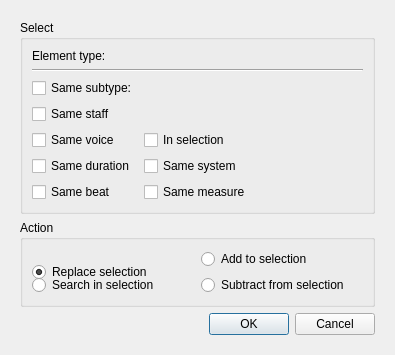
<?xml version="1.0" encoding="UTF-8"?>
<ui version="4.0">
 <class>SelectDialog</class>
 <widget class="QDialog" name="SelectDialog">
  <property name="geometry">
   <rect>
    <x>0</x>
    <y>0</y>
    <width>395</width>
    <height>346</height>
   </rect>
  </property>
  <property name="windowTitle">
   <string>Select</string>
  </property>
  <layout class="QHBoxLayout" name="horizontalLayout">
   <item>
    <layout class="QVBoxLayout" name="verticalLayout">
     <property name="leftMargin">
      <number>9</number>
     </property>
     <property name="topMargin">
      <number>9</number>
     </property>
     <property name="rightMargin">
      <number>9</number>
     </property>
     <property name="bottomMargin">
      <number>9</number>
     </property>
     <item>
      <widget class="QGroupBox" name="select">
       <property name="title">
        <string>Select</string>
       </property>
       <layout class="QGridLayout" name="gridLayout_2">
        <item row="2" column="0">
         <widget class="QCheckBox" name="sameSubtype">
          <property name="text">
           <string>Same subtype:</string>
          </property>
         </widget>
        </item>
        <item row="0" column="1" colspan="2">
         <widget class="QLabel" name="type">
          <property name="focusPolicy">
           <enum>Qt::StrongFocus</enum>
          </property>
         </widget>
        </item>
        <item row="1" column="0" colspan="3">
         <widget class="Line" name="line">
          <property name="orientation">
           <enum>Qt::Horizontal</enum>
          </property>
         </widget>
        </item>
        <item row="3" column="0">
         <widget class="QCheckBox" name="sameStaff">
          <property name="text">
           <string>Same staff</string>
          </property>
         </widget>
        </item>
        <item row="4" column="0">
         <widget class="QCheckBox" name="sameVoice">
          <property name="text">
           <string>Same voice</string>
          </property>
         </widget>
        </item>
        <item row="5" column="0">
         <widget class="QCheckBox" name="sameDuration">
          <property name="text">
           <string>Same duration</string>
          </property>
         </widget>
        </item>
        <item row="2" column="1" colspan="2">
         <widget class="QLabel" name="subtype">
          <property name="focusPolicy">
           <enum>Qt::StrongFocus</enum>
          </property>
         </widget>
        </item>
        <item row="0" column="0">
         <widget class="QLabel" name="label">
          <property name="text">
           <string>Element type:</string>
          </property>
          <property name="buddy">
           <cstring>type</cstring>
          </property>
         </widget>
        </item>
        <item row="6" column="0">
         <widget class="QCheckBox" name="sameBeat">
          <property name="text">
           <string>Same beat</string>
          </property>
         </widget>
        </item>
        <item row="6" column="1">
         <widget class="QCheckBox" name="sameMeasure">
          <property name="text">
           <string>Same measure</string>
          </property>
         </widget>
        </item>
        <item row="5" column="1">
         <widget class="QCheckBox" name="sameSystem">
          <property name="text">
           <string>Same system</string>
          </property>
         </widget>
        </item>
        <item row="4" column="1">
         <widget class="QCheckBox" name="inSelection">
          <property name="text">
           <string>In selection</string>
          </property>
         </widget>
        </item>
       </layout>
      </widget>
     </item>
     <item>
      <widget class="QGroupBox" name="action">
       <property name="title">
        <string>Action</string>
       </property>
       <layout class="QGridLayout" name="gridLayout">
        <item row="0" column="0" rowspan="2">
         <widget class="QRadioButton" name="replace">
          <property name="text">
           <string>Replace selection</string>
          </property>
          <property name="checked">
           <bool>true</bool>
          </property>
         </widget>
        </item>
        <item row="0" column="1">
         <widget class="QRadioButton" name="add">
          <property name="text">
           <string>Add to selection</string>
          </property>
         </widget>
        </item>
        <item row="1" column="0">
         <widget class="QRadioButton" name="fromSelection">
          <property name="visible">
           <bool>false</bool>
          </property>
          <property name="text">
           <string>Search in selection</string>
          </property>
         </widget>
        </item>
        <item row="1" column="1">
         <widget class="QRadioButton" name="subtract">
          <property name="text">
           <string>Subtract from selection</string>
          </property>
         </widget>
        </item>
       </layout>
      </widget>
     </item>
     <item>
      <widget class="QDialogButtonBox" name="buttonBox">
       <property name="sizePolicy">
        <sizepolicy hsizetype="Expanding" vsizetype="Expanding">
         <horstretch>0</horstretch>
         <verstretch>0</verstretch>
        </sizepolicy>
       </property>
       <property name="orientation">
        <enum>Qt::Horizontal</enum>
       </property>
       <property name="standardButtons">
        <set>QDialogButtonBox::Cancel|QDialogButtonBox::Ok</set>
       </property>
      </widget>
     </item>
    </layout>
   </item>
  </layout>
 </widget>
 <tabstops>
  <tabstop>type</tabstop>
  <tabstop>sameSubtype</tabstop>
  <tabstop>subtype</tabstop>
  <tabstop>sameStaff</tabstop>
  <tabstop>sameVoice</tabstop>
  <tabstop>inSelection</tabstop>
  <tabstop>sameDuration</tabstop>
  <tabstop>sameSystem</tabstop>
  <tabstop>sameBeat</tabstop>
  <tabstop>sameMeasure</tabstop>
  <tabstop>replace</tabstop>
  <tabstop>add</tabstop>
  <tabstop>subtract</tabstop>
 </tabstops>
 <resources/>
 <connections/>
</ui>
